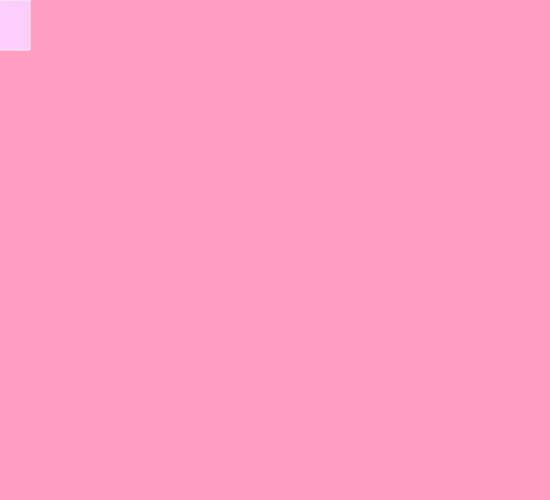
Frame 1 (no input)
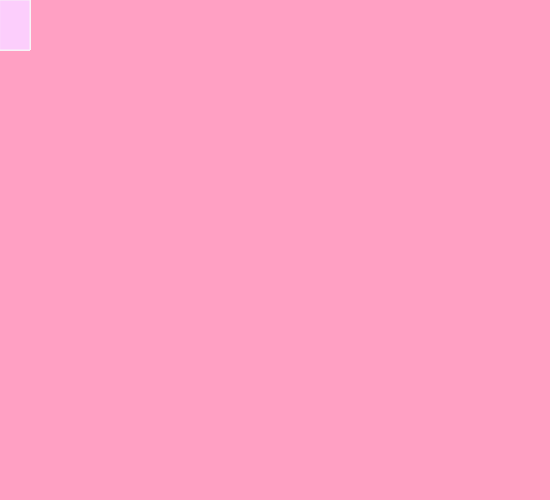
Frame 60 (no input)
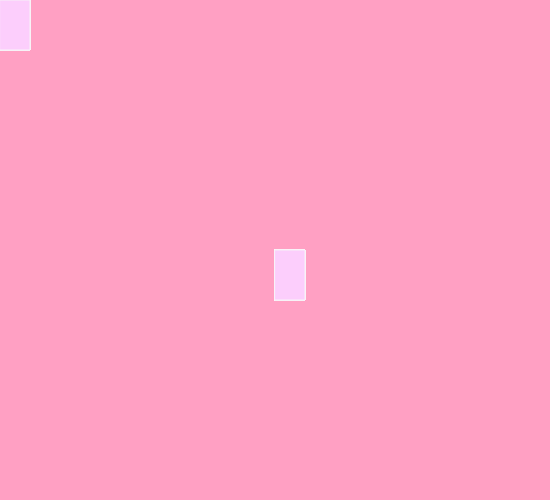
Frame 120 (the mouse pressed at the canvas centre since frame 60)

The p5.js sketch that drew these frames (run headless with seeded random() and noise() and a simulated clock; from frame 60 on, the mouse is pressed at the canvas centre):

// p5.js sketch
// ── sketch.js
function setup() {
    createCanvas(550, 500);
    background("#FFA0C3");
  }
  
  function draw() {
    stroke ("rgb(248,243,248)"); 
    fill ("rgb(252,206,252)");
    
    // console.log (mouseIsPressed);
    
    if (mouseIsPressed) {
     } rect (mouseX, mouseY, 30, 50);
    }
